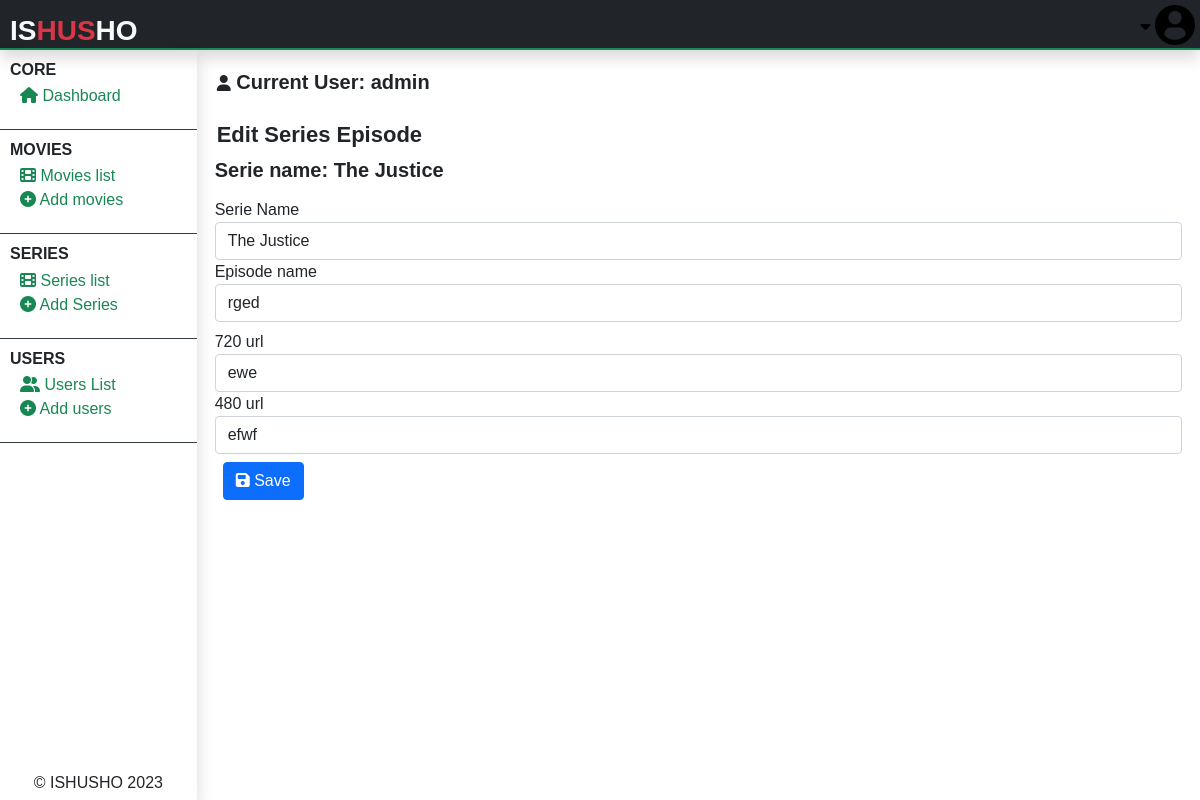
Screenshot of /admin/admin-serie-edit-episodes.php?edit&v=3 (signed in) with the database file from the repository.
### tables this page shows
CREATE TABLE `series` (
  `serie_id` varchar(255) NOT NULL,
  `serie_name` text NOT NULL,
  `serie_overview` text NOT NULL,
  `serie_categories` text NOT NULL,
  `serie_poster` text NOT NULL,
  `serie_url` text NOT NULL,
  `serie_releasedate` varchar(255) NOT NULL,
  `serie_addition_time` varchar(255) NOT NULL,
  `serie_added_by` int(11) NOT NULL
);

CREATE TABLE `series_episodes` (
  `id` int(11) NOT NULL,
  `serie` varchar(255) NOT NULL,
  `episode_name` text NOT NULL,
  `episode_720` text NOT NULL,
  `episode_480` text NOT NULL,
  `addition_date` varchar(255) NOT NULL,
  `added_by` int(11) NOT NULL
);

### admin/admin-serie-edit-episodes.php (the view, shortened to what this page needs)
<?php
include("../php/global/server.php");
?>
<!DOCTYPE html>
<html lang="en">
<head>
    <?php
    include('../php/global/cdns.php');
    ?>
    <link rel="stylesheet" href="../styles/admin-main.css">
</head>
<body>
    <div class="main-container">
        <?php
        include("./php/header.php");
        ?>
        <section class="center-section">
            <?php
            include('./php/nav-left.php');
            ?>
            <div class="right-contents">
                <?php
                include("./php/acting-user.php");
                ?>
                <div class="all-interchange">
                    <h1>
                        Edit Series Episode
                    </h1>
                    <?php
                    if (!isset($_GET['edit'])) {
                    ?>
                        <p class="alert alert-danger">
                            No thing sent to the server.
                        </p>
                        <?php
                    } else {
                        if (!isset($_GET['v'])) {
                        ?>
                            <p class="alert alert-danger">
                                No video sent to the server Or invalid video request.
                            </p>
                            <?php
                        } else {
                            $epToEdit = $_GET['v'];
                            $checkEpExists = mysqli_query($server, "SELECT * from
                                series_episodes WHERE id = '$epToEdit'
                            ");
                            if (mysqli_num_rows($checkEpExists) != 1) {
                            ?>
                                <p class="alert alert-danger">
                                    Movie episode to edit is not found.
                                </p>
                            <?php
                            } else {
                                $dataEpexists = mysqli_fetch_array($checkEpExists);
                            ?>
                                <div class="m-2">
                                    <h3 class="fs-5 fw-bold">
                                        Serie name:
                                        <?php
                                        $EpSerieId = $dataEpexists['serie'];
                                        $getSerieNames = mysqli_query($server, "SELECT * from
                                            series WHERE serie_id = '$EpSerieId'
                                            ");
                                        $dataSerieNames = mysqli_fetch_array($getSerieNames);
                                        echo $dataSerieNames['serie_name'];
                                        ?>
                                    </h3>
                                    <form action="" method="post">
                                        <div class="row">
                                            <div class="form-group mt-2">
                                                <label for="">
                                                    Serie Name
                                                </label>
                                                <select name="serie_id" id="" class="form-control">
                                                    <option value="<?php echo $dataSerieNames['serie_id']; ?>">
                                                        <?php
                                                        echo $dataSerieNames['serie_name'];
                                                        ?>
                                                    </option>
                                                </select>
                                            </div>
                                            <div class="form-group">
                                                <label for="">
                                                    Episode name
                                                </label>
                                                <input type="text" name="sode_name" placeholder="Type..." class="form-control" value="<?php echo $dataEpexists['episode_name']; ?>">
                                            </div>
                                        </div>
                                        <div class="row">
                                            <div class="form-group mt-2">
                                                <label for="">
                                                    720 url
                                                </label>
                                                <input type="text" name="720_url" placeholder="Type..." class="form-control" value="<?php echo $dataEpexists['episode_720'] ?>">
                                            </div>
                                            <div class="form-group">
                                                <label for="">
                                                    480 url
                                                </label>
                                                <input type="text" name="480_url" placeholder="Type..." class="form-control" value="<?php echo $dataEpexists['episode_480'] ?>">
                                            </div>
                                        </div>
                                        <div class="form-group m-2">
                                            <button name="saveSerieSode" type="submit" class="btn btn-primary">
                                                <i class="fa fa-save"></i>
                                                Save
                                            </button>
                                        </div>
                                    </form>
                                </div>
                            <?php
                            }
                            ?>
                    <?php
                        }
                    }
                    ?>
                </div>
            </div>
        </section>
    </div>
</body>
</html>

### styles/admin-main.css (style rules this page uses)
* { font-family: 'Gill Sans', 'Gill Sans MT', Calibri, 'Trebuchet MS', sans-serif; margin: 0; padding: 0; text-decoration: none; font-size: 16px; }
button { border: 0; background: transparent; }
body { width: 100vw; overflow: hidden; }
.main-container { overflow: hidden; width: 100vw; height: 100vh; }
.main-container .center-section { display: flex; flex-direction: row; height: calc(100vh - 50px); }
.main-container .center-section .right-contents { margin: 10px; height: calc(100vh - 50px); width: calc(100vw - 200px); overflow: auto; padding-bottom: 100px; }
.main-container .center-section .right-contents .all-interchange h1 { margin: 10px; font-size: 22px; color: #212529; font-weight: bold; text-transform: capitalize; }
.main-container .center-section .right-contents .all-interchange form .row { display: flex; flex-direction: row; }

### rows the page displays
series: serie_name "The Justice", serie_id "The Justice"
series_episodes: sode_name "rged", episode_720 "ewe", episode_480 "efwf"

### other values shown
$actingAdminUN "admin"
